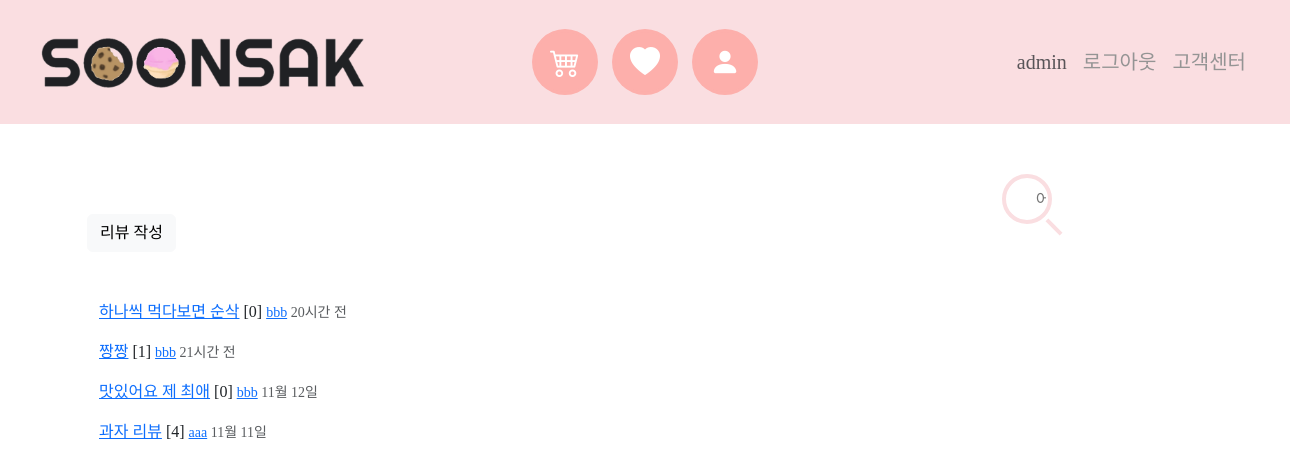
Screenshot of /reviews/ (signed in) with the database file from the repository.
### accounts/models.py (models this page shows)
class User(AbstractUser):
    pass
    address = models.CharField(max_length=250)
    followings = models.ManyToManyField('self', symmetrical=False, related_name='followers')
    profile_image = ProcessedImageField(
        upload_to="images/accounts/",
        blank=True,
        processors=[ResizeToFill(300, 300)],
        format="JPEG",
        options={"quality": 100},
    )

### reviews/models.py (models this page shows)
class Review(models.Model):
    content = models.TextField()
    review_image = ProcessedImageField(
        upload_to="images/reviews/",
        blank=True,
        processors=[ResizeToFill(300, 300)],
        format="JPEG",
        options={"quality": 100},
    )
    created_at = models.DateTimeField(auto_now_add=True, verbose_name='등록 시간')
    updated_at = models.DateTimeField(auto_now=True)
    user = models.ForeignKey(User, on_delete=models.CASCADE, related_name='review_user')
    @property
    def created_string(self):
        time = datetime.now(tz=timezone.utc) - self.created_at
        if time < timedelta(minutes=1):
            return '방금 전'
        elif time < timedelta(hours=1):
            return str(int(time.seconds / 60)) + '분 전'
        elif time < timedelta(days=1):
            return str(int(time.seconds / 3600)) + '시간 전'
        else:
            return False
    review_comments = models.PositiveIntegerField(verbose_name='댓글 수', null=True)

### reviews/views.py (the view)
# urls.py: path('', views.index, name="index"),
@require_safe
def index(request):
    reviews = Review.objects.order_by('-pk')
    context = {
        'reviews' : reviews
    }
    return render(request, 'reviews/index.html', context)

### reviews/templates/reviews/index.html
{% extends 'base.html' %}
{% load django_bootstrap5 %}
{% block content %}
  <a href="{% url 'reviews:create' %}" class="btn btn-light">리뷰 작성</a>
  <div class="container mt-5">
    {% for review in reviews %}
      <div class="mt-3">
        <a href="{% url 'reviews:detail' review.pk %}">{{ review.content }}</a>
        {% if review.comments %}
          <span>[{{ review.comments.count }}]</span>
        {% endif %}
        <small>
          <a href="{% url 'accounts:detail' review.user.pk %}">{{ review.user.username }}</a>
        </small>
        {% if review.created_string == False %}
          <small class="text-muted">{{ review.created_at|date:'m월 d일' }}</small>
        {% else %}
          <small class="text-muted">{{ review.created_string }}</small>
        {% endif %}
      </div>
    {% endfor %}
  </div>
{% endblock content %}

### templates/base.html (shortened to what this page needs)
{% load static %}
{% load django_bootstrap5 %}
<!DOCTYPE html>
<html lang="en">
  <head>
    <link rel="stylesheet" href="https://cdn.jsdelivr.net/npm/bootstrap-icons@1.5.0/font/bootstrap-icons.css">
    <link href="https://cdn.jsdelivr.net/npm/bootstrap@5.2.2/dist/css/bootstrap.min.css" rel="stylesheet">
    <link rel="stylesheet" href="https://use.fontawesome.com/releases/v5.3.1/css/all.css">
    {% bootstrap_css %}
    <link rel="stylesheet" href="{% static 'css/style.css' %}">
  </head>
  <body>
    <nav class="navbar navbar-expand-lg" style="background-color: #FADEE1;">
      <div class="container-fluid">
        <div class="ps-3">
          <a class="navbar-brand" href="{% url 'accounts:index' %}">
            <img src="{% static 'images/black2.png' %}" alt="SOONSAK" width="350px;">
          </a>
        </div>
        <div>
          <div class="collapse navbar-collapse" id="navbarSupportedContent">
            <div class="d-flex flex-column navbar-nav me-auto mb-2 mb-lg-0 align-items-center">
              <ul>
                <li>
                  <a href="#">
                    <i class="fas bi bi-cart4"></i>
                  </a>
                </li>
                <li>
                  <a href="#">
                    <i class="fas bi bi-heart-fill"></i>
                  </a>
                </li>
                <li>
                  <a href="">
                    <i class="fas bi bi-person-fill"></i>
                  </a>
                </li>
              </ul>
              <div class="menu">
                {% if request.user.is_authenticated %}
                  <li>
                    <a href="{% url 'accounts:detail' user.pk %}" class="text-muted">{{ request.user }}</a>
                  </li>
                  <li>
                    <a href="{% url 'accounts:logout' %}">로그아웃</a>
                  </li>
                {% endif %}
                <li>
                  <a href="#">고객센터</a>
                </li>
              </div>
            </div>
          </div>
        </div>
      </div>
    </nav>
    <div class="d-flex justify-content-center">
      <form id="content">
        <input type="text" name="input" class="q_input_css" id="search-input" placeholder="       어떤 과자를 찾고 계신가요?">
        <button type="reset" class="search" id="search-btn"></button>
      </form>
    </div>
    <div class="container" style="margin-top: 90px;">
      {% block content %}{% endblock content %}
    </div>
  </body>
</html>

### static/css/style.css (style rules this page uses)
body { font-family: LeeSeoyun; }
ul { position: absolute; top:50%; left:50%; transform: translate(-50%, -50%); margin: 0; padding: 0; display: flex; }
ul li { list-style: none; }
ul li a { position: relative; display: block; width: 60px; height: 60px; background: #FDAFAB; color: #fff; text-align: center; line-height: 60px; margin: 0 10px; box-shadow: 0 0 0 3px #FDAFAB; overflow: hidden; border-radius: 50%; }
ul li a i.fas { position: relative; font-size: 30px; width: 100%; height: 100%; line-height: 60px; transition: 0.5s; }
ul li a:before { content: ' '; position: absolute; top: 0; left: 0; width: 100%; height: 100%; background: #fff; transform-origin: top; transform: scaleY(0); transition: transform 0.5s; }
.menu { display: flex; margin-right: 2rem; font-size: 20px; }
.menu li a { position: relative; text-decoration: none; color: #949494; margin-left: 1rem; }
.menu li a::before { content: ""; height: 4px; width: 0; border-radius: 2px; transition: 0.3s; position: absolute; bottom: 0; left: 0; }
#content { position: absolute; height: 50px; width: 300px; margin-left: 170px; top: 28%; left: 80%; transform: translate(-50%, -50%); }
.q_input_css { box-sizing: border-box; width: 50px; height: 50px; border: 4px solid #FADEE1; border-radius: 50%; background: none; color: #FADEE1; font-size: 16px; font-weight: 400; font-family: Roboto; outline: 0; -webkit-transition: width 0.4s ease-in-out, border-radius 0.8s ease-in-out, padding 0.2s; transition: width 0.4s ease-in-out, border-radius 0.8s ease-in-out, padding 0.2s; -webkit-transition-delay: 0.4s; transition-delay: 0.4s; -webkit-transform: translate(-100%, -50%); -ms-transform: translate(-100%, -50%); transform: translate(-100%, -50%); }
.search { background: none; position: absolute; top: 0px; left: 0; height: 50px; width: 50px; padding: 0; border-radius: 100%; outline: 0; border: 0; color: inherit; cursor: pointer; -webkit-transition: 0.2s ease-in-out; transition: 0.2s ease-in-out; -webkit-transform: translate(-100%, -50%); -ms-transform: translate(-100%, -50%); transform: translate(-100%, -50%); }
.search:before { content: ""; position: absolute; width: 20px; height: 4px; background-color: #FADEE1; -webkit-transform: rotate(45deg); -ms-transform: rotate(45deg); transform: rotate(45deg); margin-top: 26px; margin-left: 17px; -webkit-transition: 0.2s ease-in-out; transition: 0.2s ease-in-out; }

### rows the page displays
User: user "admin"
Review: content "하나씩 먹다보면 순삭", comments.count "0", user.username "bbb", created_string "20시간 전"
Review: content "짱짱", comments.count "1", user.username "bbb", created_string "21시간 전"
Review: content "맛있어요 제 최애", comments.count "0", user.username "bbb", created_at "11월 12일"
Review: content "과자 리뷰", comments.count "4", user.username "aaa", created_at "11월 11일"
